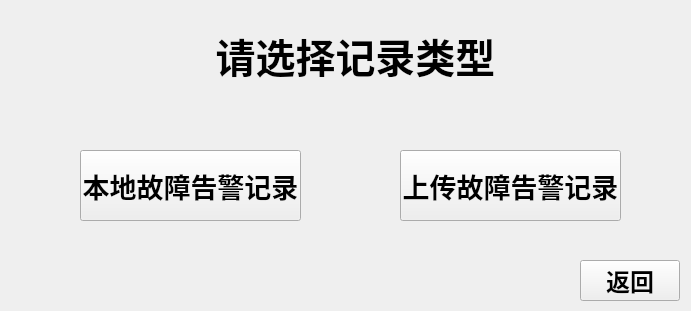
   <widget class="QFrame" name="frame_6">
    <property name="geometry">
     <rect>
      <x>55</x>
      <y>100</y>
      <width>691</width>
      <height>311</height>
     </rect>
    </property>
    <property name="styleSheet">
     <string notr="true">background-image: url(:/background/qrc/PICS/bk-potevio_.png);</string>
    </property>
    <property name="frameShape">
     <enum>QFrame::NoFrame</enum>
    </property>
    <property name="frameShadow">
     <enum>QFrame::Raised</enum>
    </property>
    <widget class="QLabel" name="label_end">
     <property name="geometry">
      <rect>
       <x>-10</x>
       <y>10</y>
       <width>731</width>
       <height>91</height>
      </rect>
     </property>
     <property name="font">
      <font>
       <pointsize>30</pointsize>
       <weight>75</weight>
       <bold>true</bold>
      </font>
     </property>
     <property name="styleSheet">
      <string notr="true">background-image: url(:/background/qrc/background/mainlab_phonenum.png);</string>
     </property>
     <property name="text">
      <string>请选择记录类型</string>
     </property>
     <property name="textFormat">
      <enum>Qt::AutoText</enum>
     </property>
     <property name="alignment">
      <set>Qt::AlignCenter</set>
     </property>
    </widget>
    <widget class="QPushButton" name="pbtn_error_net">
     <property name="geometry">
      <rect>
       <x>400</x>
       <y>150</y>
       <width>221</width>
       <height>71</height>
      </rect>
     </property>
     <property name="font">
      <font>
       <pointsize>20</pointsize>
       <weight>75</weight>
       <bold>true</bold>
      </font>
     </property>
     <property name="focusPolicy">
      <enum>Qt::NoFocus</enum>
     </property>
     <property name="styleSheet">
      <string notr="true">border-image: url(:/icon/qrc/keyboard-b/btn_bg.png);</string>
     </property>
     <property name="text">
      <string>上传故障告警记录</string>
     </property>
    </widget>
    <widget class="QPushButton" name="pbtn_error">
     <property name="geometry">
      <rect>
       <x>80</x>
       <y>150</y>
       <width>221</width>
       <height>71</height>
      </rect>
     </property>
     <property name="font">
      <font>
       <pointsize>20</pointsize>
       <weight>75</weight>
       <bold>true</bold>
      </font>
     </property>
     <property name="focusPolicy">
      <enum>Qt::NoFocus</enum>
     </property>
     <property name="styleSheet">
      <string notr="true">border-image: url(:/icon/qrc/keyboard-b/btn_bg.png);</string>
     </property>
     <property name="text">
      <string>本地故障告警记录</string>
     </property>
    </widget>
    <widget class="QPushButton" name="pbtn_cancel">
     <property name="geometry">
      <rect>
       <x>580</x>
       <y>260</y>
       <width>100</width>
       <height>41</height>
      </rect>
     </property>
     <property name="font">
      <font>
       <pointsize>18</pointsize>
       <weight>75</weight>
       <bold>true</bold>
      </font>
     </property>
     <property name="focusPolicy">
      <enum>Qt::NoFocus</enum>
     </property>
     <property name="styleSheet">
      <string notr="true">border-image: url(:/icon/qrc/keyboard-b/btn_bg.png);</string>
     </property>
     <property name="text">
      <string>返回</string>
     </property>
    </widget>
   </widget>
